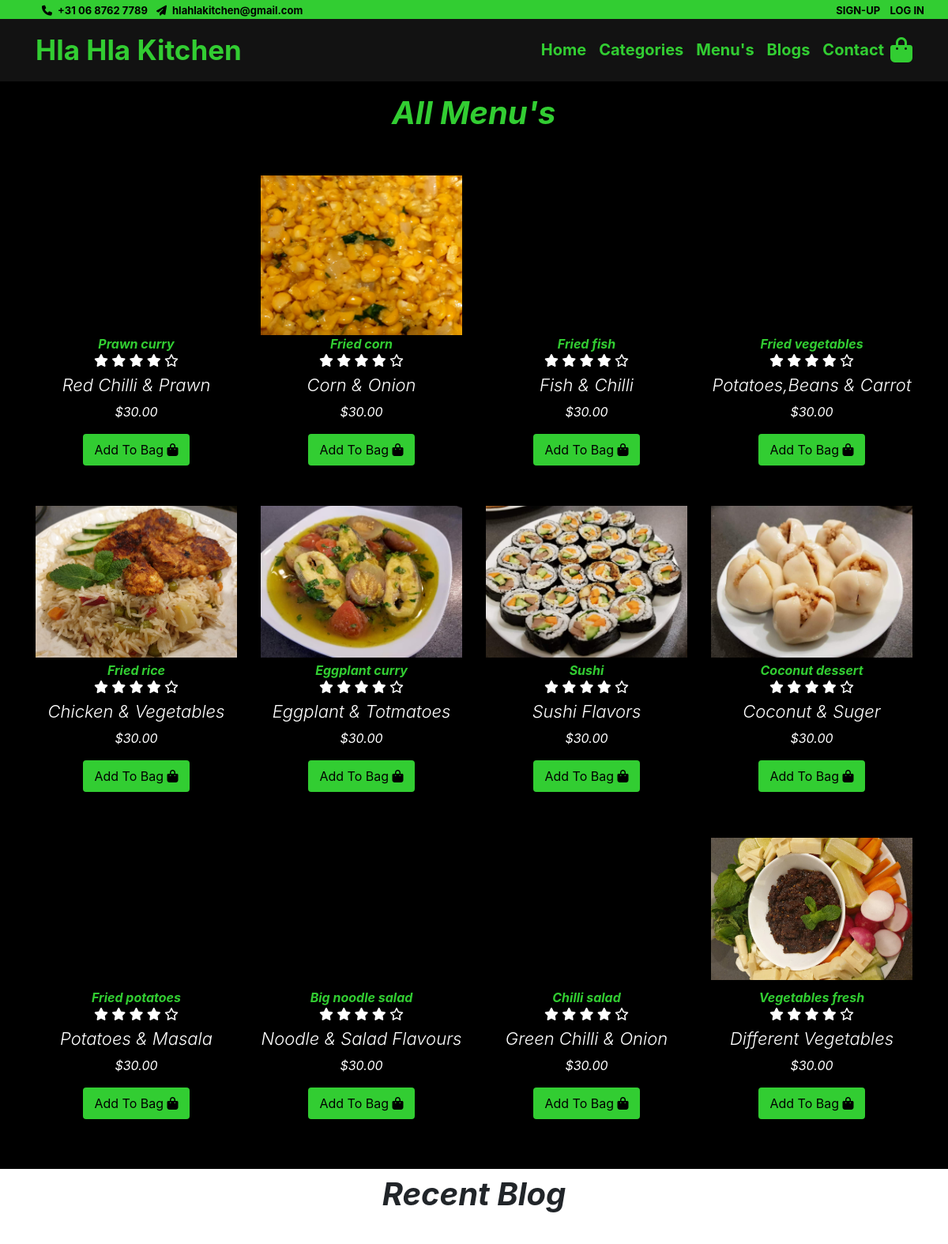
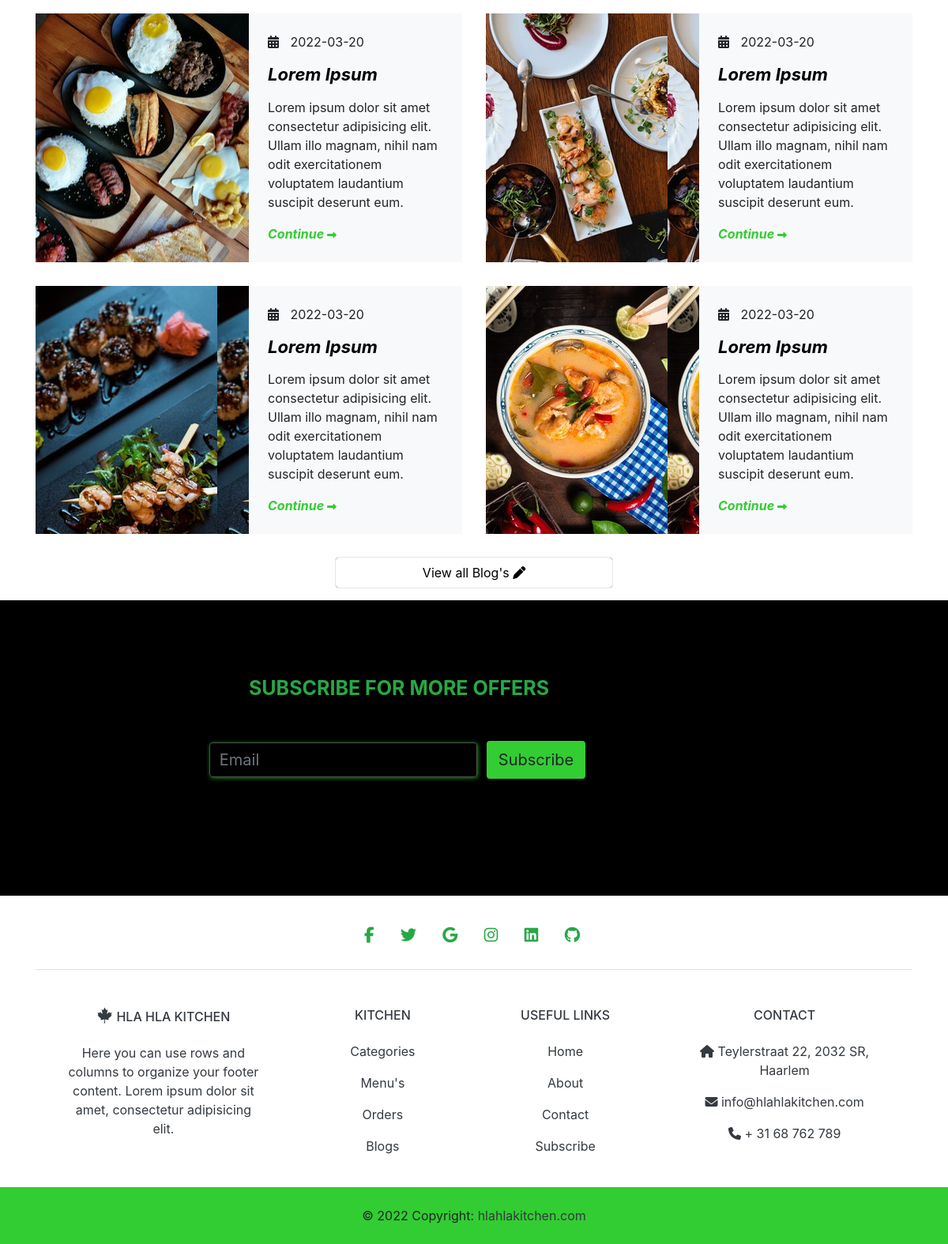
Screenshot of /menus.php with the database file from the repository (2 pictures, top to bottom).
### tables this page shows
CREATE TABLE menus (
    		    menuid int(11) not null,
		    name varchar(60) not null,			
		    specification varchar(200) not null,
		    price decimal(8,2) not null,
		    image varchar(200) not null,
		    categoryid int(11) not null);

CREATE TABLE blogs (
    		    blogid int(11) not null,
		    title varchar(60) not null,			
		    body varchar(200) not null,
		    blogdate date default(CURRENT_DATE) not null,
		    image varchar(200) not null);

### menus.php (the view, shortened to what this page needs)
<?php include("head.php");?>
    <section class="product-section bg-img py-3">
        <div class="container">
            <div class=" row justify-content-center pb-5">
                <div class="col-md-7 heading-section text-center">
                    <h2 class="font-weight-bold text-color glow">
                         All Menu's
                    </h2>
                </div>
            </div>
            <div class="row">
                <?php
                    $result = $mysqli->query("SELECT * FROM menus");
                    $rows = $result->fetch_all(MYSQLI_ASSOC);
                    foreach($rows as $row){
                ?>
                <div class="col-md-3 d-flex">
                    <div class="product glow">
                    <div class="img d-flex align-items-center justify-content-center">
                        <img src="<?php echo $row['image'] ?>"alt="">
                    </div>
                     <div class="text text-center">
                         <span class="category font-weight-bold"><?php echo $row['name'] ?></span>
                         <h6>
                             <i class="fas fa-star text-white"></i>
                             <i class="fas fa-star text-white"></i>
                             <i class="fas fa-star text-white"></i>
                             <i class="fas fa-star text-white"></i>
                             <i class="far fa-star text-white"></i>
                         </h6>
                         <h2 class="text-white"><?php echo $row['specification'] ?></h2>
                         <p class="price">$<?php echo $row['price'] ?></p>
                         <form action="managecart.php" method="post">
                             <button type="submit" class="btn btn-order mb-2" name="addtobag">Add To Bag <i class="fas fa-shopping-bag"></i></button>
                         </form>
                     </div>
                    </div>
                </div>
                <?php } ?>
            </div>
        </div>
    </section>
 <section class="blog-section">
    <div class="container">
        <div class="row justify-content-center mb-5">
            <div class="col-md-7 text-center">
                <h2 class="blog-heading mt-2">Recent Blog</h2>
            </div>
        </div>
        <div class="row d-flex">
                <?php
                    $result = $mysqli->query("SELECT * FROM blogs LIMIT 4");
                    $rows = $result->fetch_all(MYSQLI_ASSOC);
                    foreach($rows as $row){
                ?>
            <div class="col-lg-6 d-flex align-items-stretch">
                <div class="blog-start d-flex">
                    <a href="#"class="block-20 img"
                    style="background-image: url('<?php echo $row['image'] ?>');">
                    </a>
                    <div class="text p-4 bg-light">
                        <div class="des">
                            <p><i class="fa fa-calendar"></i>
                            <?php echo $row['blogdate'] ?>
                            </p>
                        </div>
                        <h3 class="heading mb-3">
                            <a href="#">
                            <?php echo $row['title'] ?>
                            </a>
                        </h3>
                        <p><?php echo $row['body'] ?></p>
                        <a href="#" class="btn-custom">Continue
                            <i class="fa fa-long-arrow-right"></i>
                        </a>
                    </div>
                </div>
            </div>
            <?php } ?>
        </div>
        <div class="row justify-content-center">
            <div class="col-md-4">
                <a href="<?php echo SITEURL; ?>blogs.php"class="btn btn-variety d-block mb-3">
                    View all Blog's
                    <i class="fas fa-pen"></i>
                </a>
            </div>
        </div>
    </div>
</section>
    <?php include("footer.php");?>

### main.css (style rules this page uses)
body { font-family: 'Lato', sans-serif; }
.btn-variety { display:inline-block; vertical-align: middle; color: #000!important; transform: perspective(1px) translateZ(0); box-shadow: 0 0 1px rgb(8, 8, 8); position: relative; overflow: hidden; }
.btn-variety:before { content:""; position: absolute; z-index: -1; left: 51%; right: 51%; top: 0; background: #000; height: 4px; transition-property: left, right; transition-duration: 0.3s; transition-timing-function: ease-out; }
.bg-img { background:#000; }
.text-color { color: #32cd32; }
.product-section h2 { font-style: italic; font-size: 40px; }
.product { width: 100%; display: block; margin-bottom: 40px; transition: all 0.3s ease; }
.product .img { display: block; border-radius: 4px; height: 200px; position: relative; transition: all 0.3s ease; z-index: 0; }
.product .img:after { z-index: -1; position: absolute; top: 0; left: 0; right: 0; bottom: 0; content: ''; background: #000; opacity: 0; border-radius: 4px; transition: all 0.6s ease; }
.product img { width:100%; height:auto; }
.product .text h2 { font-size: 22px; text-transform: capitalize; font-weight: 300; }
.product .text .category { font-style: italic; color: #32cd32; }
.product .text .price { font-style: italic; color: #fff; }
.product .btn-order { background: #32cd32; border: 2px solid #32cd32; color: #000; }
.glow { display: inline-block; vertical-align: middle; transform: perspective(1px) translateZ(0); box-shadow: 0 0 1px rgba(0, 0, 0, 0); transition-duration: 0.3s; transition-property: box-shadow; }
.blog-heading { text-align: center; font-size: 40px; font-weight: bold; font-style: italic; }
.blog-start { overflow: hidden; width: 100%; position: relative; z-index:0; }
@media (min-width: 768px) { .blog-start { margin-bottom: 30px; } }
.blog-start .img, .blog-start .text { width: 50%; }
.blog-start .text { position:relative; margin: 0 auto; z-index: 0; }
.blog-start .text .heading { font-size: 22px; margin-bottom: 0; font-weight: bold; font-style: italic; }
.blog-start .text .heading a { color: #000; }
.blog-start .des p i { padding-right: 10px; }
.blog-start .btn-custom { color: #32cd32; font-style: italic; font-weight: bold; }
.blog-start .btn-custom i { font-size: 12px; }

### rows the page displays
menus: name "Prawn curry", specification "Red Chilli & Prawn", price "30.00"
menus: image (picture), name "Fried corn", specification "Corn & Onion", price "30.00"
menus: name "Fried fish", specification "Fish & Chilli", price "30.00"
menus: name "Fried vegetables", specification "Potatoes,beans & Carrot", price "30.00"
menus: image (picture), name "Fried rice", specification "Chicken & Vegetables", price "30.00"
menus: image (picture), name "Eggplant curry", specification "Eggplant & Totmatoes", price "30.00"
menus: image (picture), name "Sushi", specification "Sushi Flavors", price "30.00"
menus: image (picture), name "Coconut dessert", specification "Coconut & Suger", price "30.00"
menus: name "Fried potatoes", specification "Potatoes & Masala", price "30.00"
menus: name "Big noodle salad", specification "Noodle & Salad Flavours", price "30.00"
menus: name "Chilli salad", specification "Green Chilli & Onion", price "30.00"
menus: image (picture), name "Vegetables fresh", specification "Different Vegetables", price "30.00"
blogs: image (picture), blogdate "2022-03-20", title "Lorem Ipsum", body "Lorem ipsum dolor sit amet consectetur adipisicing elit. Ullam illo magnam, nihil nam odit exercitationem voluptatem laudantium suscipit deserunt eum."
blogs: image (picture), blogdate "2022-03-20", title "Lorem Ipsum", body "Lorem ipsum dolor sit amet consectetur adipisicing elit. Ullam illo magnam, nihil nam odit exercitationem voluptatem laudantium suscipit deserunt eum."
blogs: image (picture), blogdate "2022-03-20", title "Lorem Ipsum", body "Lorem ipsum dolor sit amet consectetur adipisicing elit. Ullam illo magnam, nihil nam odit exercitationem voluptatem laudantium suscipit deserunt eum."
blogs: image (picture), blogdate "2022-03-20", title "Lorem Ipsum", body "Lorem ipsum dolor sit amet consectetur adipisicing elit. Ullam illo magnam, nihil nam odit exercitationem voluptatem laudantium suscipit deserunt eum."
